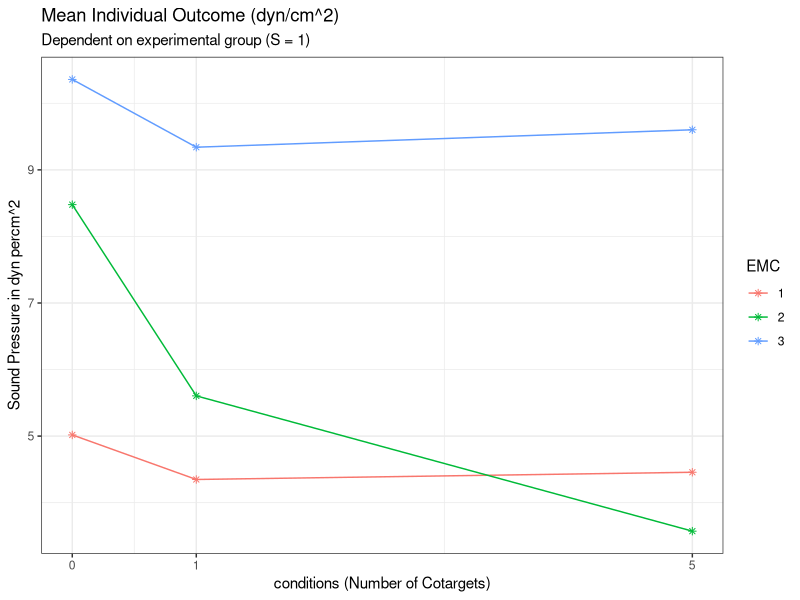

R code for this plot:
###Creating of the base functions to compute the outcome of the simulation later on

# load the necessary libraries
library(ggplot2)
library(dplyr)
library(multcomp)

#' p1 Compute the contingency between input and outcome
#' 
#' @param CT number of people who are also viewed as targets of social pressure. Ranges from 0 to infinite (discrete)
#' 
#' @return (CON) contingency between input and outcome. Ranges from 0 to 1 (continuous)

get_CON <- function(CT) {
  n <- CT + 1
  CON <- 1/n
  return(CON)
}

# (example) check vectorized form:
CT <- c(0, 1, 5)
CON <- get_CON(CT)
CON

# (example) create data for CT 
plot_data_CON <- expand.grid(
  CT = c(0, 1, 5)
)

# (example) compute CON from the CT data
plot_data_CON$CON <- get_CON(
  CT = plot_data_CON$CT
)

# (example) plot a visual graph for the p1-function
plot_p1 <- ggplot(plot_data_CON, aes(x = CT, y = CON)) +
  geom_point(size = 3) +
  labs(title = "contingency between input and outcome", 
       subtitle = "Dependent on Cotargets", 
       y = "Contingency", 
       x = "Number of Cotargets") +
  scale_x_continuous(limits = c(0, 5), breaks = c(0, 1, 5)) +
  theme_bw() +
  geom_line()



#' p2 compute the social pressure on each given target member of the group
#' 
#' @param CT number of people who are also viewed as targets of social impact. Ranges from 0 to infinite (discrete)
#' @param S number of people viewed as source of social pressure. Ranges from 0 to infinite (discrete)
#' 
#' @return (P) social pressure. Ranges from 0 to 1 (continuous)

get_P <- function (CT, S) {
  P <- S/(S+CT+1)
  return(P)
}

# (example) check vectorized form:
CT <- c(0, 1, 5)
S <- c(1, 4, 7)
P <- get_P(CT, S)
P

# (example) create data for CT and S 
plot_data_P <- expand.grid(
  CT = c(0, 1, 5),
  S = c(1, 4, 7)
)

# (example) compute pressure from CT and S
plot_data_P$P <- get_P(
  CT = plot_data_P$CT,
  S = plot_data_P$S
)

# (example) create an extra column for the plotting
plot_data_P$S_label <- paste("Sources:", plot_data_P$S)

# (example) plot a visual graph for the p2-function
plot_p2 <-ggplot(plot_data_P, aes(x = CT, y = P)) +
  geom_point(shape = 8) +
  facet_wrap(~plot_data_P$S_label) +
  labs(title = "Pressure", subtitle = "Dependent on Cotargets", y = "Contingency (=Incentive)", x = "Number of Cotargets") +
  scale_x_continuous(limits = c(0, 5), breaks = c(0, 1, 5)) +
  theme_bw() +
  geom_line()



#' t1 compute the incentive to give full effort
#' 
#' @param CON number of people who are also viewed as targets of social impact. Ranges from 0 to infinite (discrete)
#' 
#' @return (INC) incentive to give full effort. Ranges from 0 to 1 (continuous)

#define the social loafing replication condition

get_INC <- function(CON) {
  INC = CON
  return(INC)
}

# (example) check vectorized form:
INC <- get_INC(CON)
INC

# (example) create data for CT 
plot_data_INC <- expand.grid(
  CON = CON
)

# (example) compute the incentive from CT 
plot_data_INC$INC <- get_INC(
  CON = plot_data_INC$CON
)
# (example) plot a visual graph for the t1-function
plot_t1 <- ggplot(plot_data_INC, aes(x = CON, y = INC)) +
  geom_point(shape = 8) +
  labs(title = "incentive to give full effort", y = "Incentive", x = "Contingency") +
  scale_x_continuous(limits = c(0, 1), breaks = c(round(CON, digits = 2))) +
  scale_y_continuous(limits = c(0, 1), breaks = c(round(INC, digits = 2))) +
  theme_bw() +
  geom_line()


#' t3 transform the EMC condition into loafing expectation
#' 
#' @param EMC Effort condition. ordinal variable with the values "1", "2" or "3"
#' 
#' @return (LE) loafing expectation. ordinal variable with possible values as followed: 
#' "match_low", "no_info", "match_high"

get_LE <- function(EMC) {
  LE <- case_match(EMC,
                    1 ~ "match_low",
                    2 ~ "no_info",
                    3 ~ "match_high"
  )
  return(LE)
}

# (example) check vectorized form:
EMC <- c(1, 2, 3)
LE <- get_LE(EMC)
LE

# no example plot is computed, cause there's nothing to show - with the execution of LE we can see the 
# function is working with vectors 


#' p3 compute the individual effort 
#' 
#' @param INC incentive to give full effort. Ranges from 0 to 1 (continuous)
#' @param P social pressure. Ranges from 0 to 1 (continuous)
#' @param LE loafing expectation. ordinal variable with possible values as followed: 
#' "match_low", "no_info", "match_high"
#' 
#' @return (IE) individual effort. Ranges from 0 to 1 (continuous)

get_IE <- function(INC, P, LE) {
  # the Social Loafing baseline (Latané)
  # whilst CT increases, the output decreases
  loafing_effort <- 0.5 * INC + 0.5 * P
  
  # the effort matching logic
  # we're definign fix values which represent the expectation for the "alone"-
  # condition of other subjects (independent of the current group size)
  final_IE <- case_when(
    # condition: co-Target is not loafing in its "alone"-condition
    LE == "match_high" ~ 0.9, 
    
    # condition: Co-Target is loafing in its "alone"-condition
    LE == "match_low"  ~ 0.4, 
    
    # In der no_info Bedingung greift das klassische Modell (Loafing)
    LE == "no_info"    ~ loafing_effort,
    
    TRUE                ~ loafing_effort
  )
  
  return(final_IE)
}

# (example) check vectorized form:
LE <- c("match_high", "match_low", "no_info")
IE <- get_IE(INC, P, LE)
IE


# (example) create data for INC, P and LE
plot_data_IE <- expand.grid(
  INC = INC,
  P = P,
  LE = c("match_high", "match_low", "no_info")
)

# (example) compute the individual effort from INC, P and LE
plot_data_IE$IE <- get_IE(
  INC = plot_data_IE$INC,
  P = plot_data_IE$P, 
  LE = plot_data_IE$LE
)

# (example) create an extra column for the plotting
plot_data_IE$P_label <- paste("Pressure:", round(plot_data_IE$P, digits = 2))

# (example) plot a visual graph for the p3-function
plot_p3 <- ggplot(plot_data_IE, aes(x = INC, y = IE, color = LE, group = LE)) +
  geom_point(shape = 8) +
  facet_wrap(~P_label) +
  labs(title = "Individual effort", 
       subtitle = "Dependent on Pressure + Incentive", 
       y = "Individual effort", 
       x = "Incentive", 
       color = "Bedingung (LE)") +
  scale_x_continuous(limits = c(0, 1), breaks = c(round(INC, digits = 2))) +
  scale_y_continuous(limits = c(0, 1), breaks = c(round(IE, digits = 2))) +
  theme_bw() +
  geom_line()



#' Superfunction - compute the individual effort with some noise (through all the previous functions)
#' 
#' @param CT number of people who are also viewed as targets of social pressure. Ranges from 0 to infinite (discrete)
#' @param S number of people viewed as source of social pressure. Ranges from 0 to infinite 
#' @param EMC Effort condition. ordinal variable with the values "1", "2" or "3"
#' 
#' @return (IE) individual effort. Ranges from 0 to 1 (continuous)

get_super_IE <- function(CT, S, EMC) {
  LE <- get_LE(EMC)
  CON <- get_CON(CT) 
  P <- get_P(CT, S)
  INC <- get_INC(CON)
  IE <- get_IE(INC, P, LE)
  
  IE <- IE + rnorm(length(IE), mean = 0, sd = 0.3)
  IE[IE > 1] <- 1
  IE[IE < 0] <- 0
  return(IE)
}

# note: we dont need plots for our superfunctions, cause they are not directly labeled in the VAST
# note2: this applies for a check of vectorized forms too... we did that earlier

#' t2-function (manifest) - compute the individual outcome
#' 
#' @param MC maximum capacity to scream. Ranges from 0 to 15 (continuous)
#' @param IE individual effort Ranges from 0 to 1 (continuous)
#' 
#' @return (IO) individual outcome. Ranges from 0 to inf. (continuous)

get_IO <- function(MC, IE) {
  IO <- MC * IE   
  return (IO)
}

# (example) check vectorized form:
MC <- c(9, 10, 13)
IO <- get_IO(MC, IE)
IO

# (example) create data for MC and IE
plot_data_IO <- expand.grid(
  MC = c(9, 10, 13),
  IE = IE
)

# (example) compute the individual effort from MC and IE
plot_data_IO$IO <- get_IO(
  MC = plot_data_IO$MC,
  IE = plot_data_IO$IE
)

# (example) create an extra column for the plotting
plot_data_IO$IE_label <- paste("Individual Effort:", round(plot_data_IO$IE, digits = 2))

# (example) plot a visual graph for the t2-function
plot_IO <- ggplot(plot_data_IO, aes(x = MC, y = IO)) +
  geom_point(shape = 8) +
  facet_wrap(~plot_data_IO$IE_label) +
  labs(title = "Individual outcome", subtitle = "Dependent on Maximum + Individual effort", y = "Individual outcome", x = "Individual Maximum") +
  scale_x_continuous(limits = c(min(MC), max(MC)), breaks = c(round(MC, digits = 2))) +
  scale_y_continuous(limits = c(min(plot_data_IO$IO), max(plot_data_IO$IO)), breaks = pretty(plot_data_IO$IO)) +
  theme_bw() +
  geom_line()


#' Superfunction - compute the individual outcome  (through all the previous functions)
#' 
#' @param CT number of people who are also viewed as targets of social pressure. Ranges from 0 to infinite (discrete)
#' @param S number of people viewed as source of social pressure. Ranges from 0 to infinite (discrete)
#' @param MC maximum capacity to scream. Ranges from 0 to 15 (continuous)
#' 
#' @return (IO) individual outcome. Ranges from 0 to inf (continuous)

get_super_IO <- function(CT, S, MC, EMC){
  IO <- get_super_IE(CT, S, EMC) * MC 
  return (IO)
}

# note: we dont need plots for our superfunctions, cause they are not directly labeled in the VAST
# note2: this applies for a check of vectorized forms too... we did that earlier



### Final Simulation

## Simulate virtual experiments from the model.
# ---------------------------------------------------------------------------
# We assume that the model is the true data generating model.
# As it is a deterministic model, any virtual participant
# will have on average the same individual effort based on 
# the number of Co-targets (CT) and Sources of Social Pressure (S)
# (note: more input Data is generated for we have EMC as a predictor aswell, but this is only needed later on when we replicate Harkins' research)

# Variability comes into the experiment by:
# (a) Different trait values for the maximum noise each person can produce
# (b) Randomness from the noise we compute in the superfunction - due to e.g. 
#     fatigue, personality, mental state etc.  during the experiment

# You can run the script repeatedly to simulate new replication studies
# and observe the variability in outcomes due to sampling variability.
# not: if you're planning this, make sure you don't execute the seed

#set seed if you want to get the same results as presented in our report
set.seed(324)


## Replicate the original Study of Latané et al.

# set sample size of participants (we assume a within-person design)
# derived  from experiment 2 - the pseudo-groups (Latané et al.)
n <- 36

# experimental design: Latané et al. (1979)
# create data for CT and S and necessarily for EMC too (but not relevant for our analysis)

df <- expand.grid(
  id = 1:n, 
  CT = c(0, 1, 5),
  S = c(2),
  EMC = c(1, 2, 3) # LE, SLR, HE
)

# determine the variables for a simulation of the exogenous variables
phi <- 5
alpha <- 0.922*phi
beta <- (1-0.922)*phi

scale_factor <- 12.29 / 0.922

# interindividual variability in exogenous variable ("maximum capacity")
max_per_person <- data.frame(
  id = 1:n,
  maximum = scale_factor * rbeta(n, alpha, beta)
)

mean(max_per_person$maximum)

# merge into df
df <- merge(df, max_per_person, by = "id")

# compute the psychological outcome variable (IE)
df$IE <- get_super_IE(
  CT = df$CT,
  S = df$S, 
  EMC = df$EMC
)

# compute the manifest outcome variable (IO)
df$IO <- get_super_IO(
  CT = df$CT,
  S = df$S,
  MC = df$maximum, 
  EMC = df$EMC
)

# look at the simulated data 
# View(df)

#compute the means of IO for each experimental group
data_final <- df %>%
  group_by(CT, EMC) %>%
  summarise(means = mean(IO), .groups = "drop")


plot_final <- ggplot(data_final, aes(x = CT, y = means, color = factor(EMC))) +
  geom_point(shape = 8) +
  labs(
    title = "Mean Individual Outcome (dyn/cm^2)", 
    subtitle = "Dependent on experimental group (S = 1)", 
    y = "Sound Pressure in dyn percm^2", 
    x = "conditions (Number of Cotargets)",
    color = "EMC"
  ) +
  scale_x_continuous(limits = c(0, 5), breaks = c(0, 1, 5)) +
  theme_bw() +
  geom_line()
plot_final

## Variance analysis for the replication of Latané (1979)
# we have to set the LE condition to 0.7, cause Effort Matching wasn't integrated in this paper
df_Latane <- subset(df, EMC == 2)

#define the CT-factor
df_Latane$CT_factor <- factor(df_Latane$CT,
                       levels = c(0,1,5),
                       labels = c("CT0","CT1","CT5"))

fit_aov <- aov(IO ~ CT_factor, data = df_Latane)

#define the hypothesis
hyp1 <- "CT1 - CT5 <= 0"
hyp2 <- "CT0 - CT1 <= 0"
hyps <- c(hyp1, hyp2)

kontraste <- mcp(CT_factor = hyps)

#execute the ANOVA
fit <- glht(fit_aov, linfct = kontraste)

confint(fit, level = 0.95, calpha = univariate_calpha())
summary(fit, test = univariate())




## Replicate the original Study of Harkins & Jackson

#statistical Analysis for the replication of the Harkins & Jackson Findings - comparison between groups of 1 and 2 persons, computated for every condition of EMC

# We use the same model as for the analysis of Latané et al, but now we're taking a closer look on the LE conditions and their effets
# now we use all three conditions: the Number of Cotargets (CT), the Effort Matching condition 
# (which transforms into LE) and the sources of social impact (this is still fixed to 1, cause it wasn't varied in this research either)

# we replicate the table 1 of the Analysis and test, if the 3 pairs of conditions (Alone vs. Pair, for each of the three LE conditions)
# create significant p-values


# prepare the data for the Jackson & Harkins ANOVA
df_harkins <- subset(df, CT %in% c(0,1))

# look at the simulated data subset 
# View(df_harkins)

#define the CT-factor
df_harkins$CT_factor <- factor(df_harkins$CT,
                               levels = c(0, 1),
                               labels = c("Alone", "Pair"))

#define the LE-factor
df_harkins$EMC_factor <- factor(df_harkins$EMC,
                               levels = c(1, 2, 3),
                               labels = c("Low", "SLR", "High"))

fit_harkins <- aov(IO ~ CT_factor * EMC_factor, data = df_harkins)
summary(fit_harkins)

#testing each pair between 0 and 1 Cotarget for each EMC condition

#preparation: create a combined group for contrasts
df_harkins$group <- interaction(df_harkins$CT_factor, df_harkins$EMC_factor)

#new model, based on the new groups
fit_harkins_uni <- aov(IO ~ group, data = df_harkins)

#define a hypothesis for each pair
hyp_low    <- "Alone.Low - Pair.Low = 0"
hyp_noinfo <- "Alone.SLR - Pair.SLR = 0"
hyp_high   <- "Alone.High - Pair.High = 0"

hyps_harkins <- c(hyp_low, hyp_noinfo, hyp_high)

kontraste_harkins <- mcp(group = hyps_harkins)
fit_final_harkins <- glht(fit_harkins_uni, linfct = kontraste_harkins)

#show results
summary_harkins <- summary(fit_final_harkins, test = univariate())
p_values_harkins <- summary_harkins$test$pvalues

# extract 
p_low  <- p_values_harkins[1]
p_slr  <- p_values_harkins[2]
p_high <- p_values_harkins[3]

# execute a confidence interval for Harkins & Jackson (1985)
confint(fit_final_harkins)
